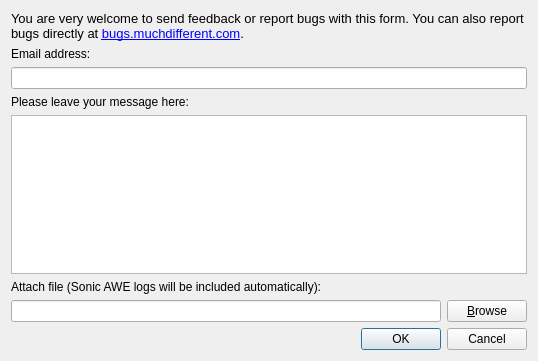
<?xml version="1.0" encoding="UTF-8"?>
<ui version="4.0">
 <class>Tools::SendFeedback</class>
 <widget class="QDialog" name="Tools::SendFeedback">
  <property name="geometry">
   <rect>
    <x>0</x>
    <y>0</y>
    <width>538</width>
    <height>361</height>
   </rect>
  </property>
  <property name="windowTitle">
   <string>Send feedback</string>
  </property>
  <layout class="QGridLayout" name="gridLayout">
   <property name="horizontalSpacing">
    <number>0</number>
   </property>
   <item row="1" column="1">
    <widget class="QLabel" name="label">
     <property name="text">
      <string>Email address:</string>
     </property>
     <property name="wordWrap">
      <bool>true</bool>
     </property>
    </widget>
   </item>
   <item row="3" column="1">
    <widget class="QLabel" name="label_2">
     <property name="text">
      <string>Please leave your message here:</string>
     </property>
     <property name="wordWrap">
      <bool>true</bool>
     </property>
    </widget>
   </item>
   <item row="5" column="1" colspan="2">
    <widget class="QTextEdit" name="textEditMessage">
     <property name="acceptRichText">
      <bool>false</bool>
     </property>
    </widget>
   </item>
   <item row="2" column="1">
    <widget class="QLineEdit" name="lineEditEmail"/>
   </item>
   <item row="0" column="1">
    <widget class="QLabel" name="label_3">
     <property name="text">
      <string>&lt;!DOCTYPE HTML PUBLIC &quot;-//W3C//DTD HTML 4.0//EN&quot; &quot;http://www.w3.org/TR/REC-html40/strict.dtd&quot;&gt;
&lt;html&gt;&lt;head&gt;&lt;meta name=&quot;qrichtext&quot; content=&quot;1&quot; /&gt;&lt;style type=&quot;text/css&quot;&gt;
p, li { white-space: pre-wrap; }
&lt;/style&gt;&lt;/head&gt;&lt;body style=&quot; font-family:'Sans'; font-size:10pt; font-weight:400; font-style:normal;&quot;&gt;
&lt;table border=&quot;0&quot; style=&quot;-qt-table-type: root; margin-top:4px; margin-bottom:4px; margin-left:4px; margin-right:4px;&quot;&gt;
&lt;tr&gt;
&lt;td style=&quot;border: none;&quot;&gt;
&lt;p style=&quot; margin-top:0px; margin-bottom:0px; margin-left:0px; margin-right:0px; -qt-block-indent:0; text-indent:0px;&quot;&gt;You are very welcome to send feedback or report bugs with this form. You can also report bugs directly at &lt;a href=&quot;http://bugs.muchdifferent.com&quot;&gt;&lt;span style=&quot; text-decoration: underline; color:#0000ff;&quot;&gt;bugs.muchdifferent.com&lt;/span&gt;&lt;/a&gt;.&lt;/p&gt;&lt;/td&gt;&lt;/tr&gt;&lt;/table&gt;&lt;/body&gt;&lt;/html&gt;</string>
     </property>
     <property name="wordWrap">
      <bool>true</bool>
     </property>
    </widget>
   </item>
   <item row="8" column="1">
    <layout class="QHBoxLayout" name="horizontalLayout">
     <property name="spacing">
      <number>6</number>
     </property>
     <item>
      <widget class="QLineEdit" name="lineEditAttachFile"/>
     </item>
     <item>
      <widget class="QPushButton" name="pushButtonBrowse">
       <property name="text">
        <string>&amp;Browse</string>
       </property>
      </widget>
     </item>
    </layout>
   </item>
   <item row="6" column="1">
    <widget class="QLabel" name="label_4">
     <property name="text">
      <string>Attach file (Sonic AWE logs will be included automatically):</string>
     </property>
     <property name="wordWrap">
      <bool>true</bool>
     </property>
    </widget>
   </item>
   <item row="9" column="1" colspan="2">
    <widget class="QDialogButtonBox" name="buttonBox">
     <property name="orientation">
      <enum>Qt::Horizontal</enum>
     </property>
     <property name="standardButtons">
      <set>QDialogButtonBox::Cancel|QDialogButtonBox::Ok</set>
     </property>
    </widget>
   </item>
  </layout>
 </widget>
 <resources/>
 <connections>
  <connection>
   <sender>buttonBox</sender>
   <signal>accepted()</signal>
   <receiver>Tools::SendFeedback</receiver>
   <slot>accept()</slot>
   <hints>
    <hint type="sourcelabel">
     <x>248</x>
     <y>254</y>
    </hint>
    <hint type="destinationlabel">
     <x>157</x>
     <y>274</y>
    </hint>
   </hints>
  </connection>
  <connection>
   <sender>buttonBox</sender>
   <signal>rejected()</signal>
   <receiver>Tools::SendFeedback</receiver>
   <slot>reject()</slot>
   <hints>
    <hint type="sourcelabel">
     <x>316</x>
     <y>260</y>
    </hint>
    <hint type="destinationlabel">
     <x>286</x>
     <y>274</y>
    </hint>
   </hints>
  </connection>
 </connections>
</ui>
